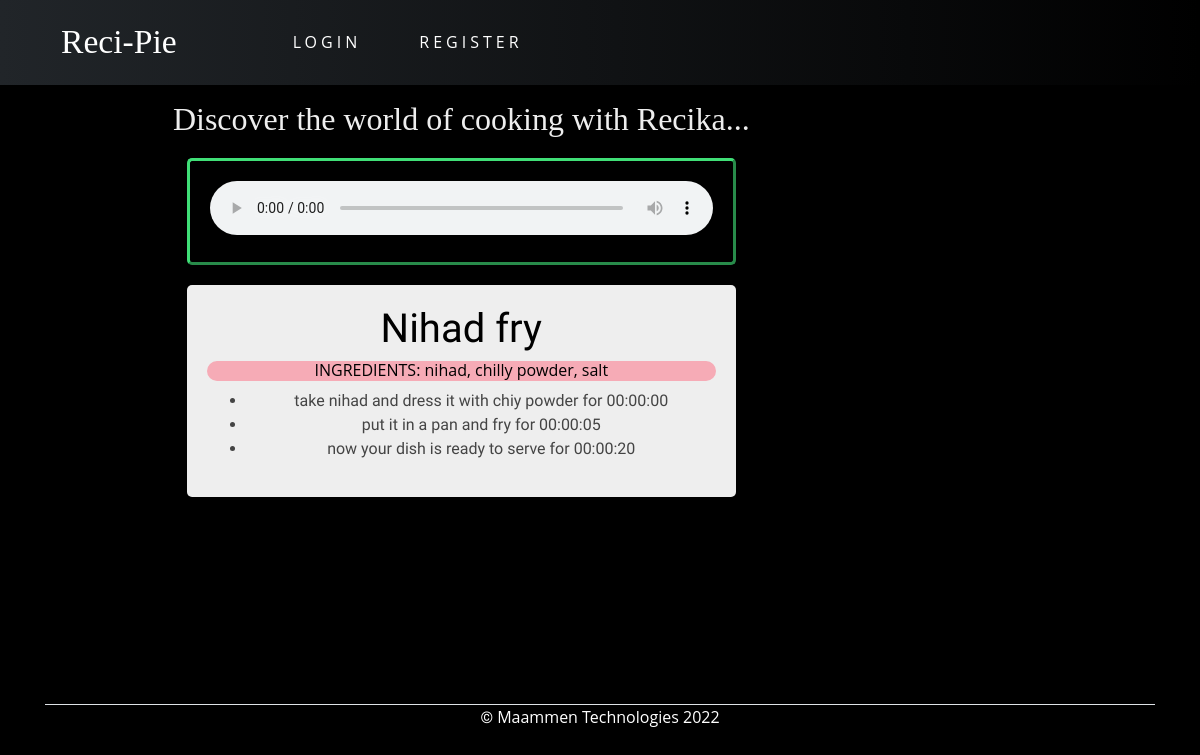
The page /play/213/ on the database its author committed.
### blog/models.py (models this page shows)
class Recipe(models.Model):
    name = models.CharField(max_length=200)
    date_posted = models.DateTimeField(default=timezone.now)
    author = models.ForeignKey(User, on_delete=models.CASCADE)
    ingredients = models.CharField(max_length=200)

class RecipeInstruction(models.Model):
    r_id = models.ForeignKey(Recipe,on_delete=models.CASCADE)
    time_stamp = models.CharField(max_length=8)
    seq_no = models.IntegerField()
    instruction = models.CharField(max_length=200)
    class Meta:
        constraints = [
            models.UniqueConstraint(
                fields=['r_id', 'seq_no'], name='r_seq'
            )
        ]

### blog/views.py (the view)
# urls.py: path('play/<int:r_id>/',view=views.play,name="playss"),
def play(request,r_id):
    recipe = Recipe.objects.get(id=r_id)
    v_data = RecipeInstruction.objects.filter(r_id=r_id)
    v_data = list(v_data)
    v_data.sort(key=lambda x: x.seq_no)
    filename=converter(v_data)
    context={"filepath":"/media/"+filename,"instructions":v_data, "recipe":recipe}
    return render(request,"blog/play.html",context)

### services/google.py (called while the page is built)
def converter(v_data,language = 'en'):
    for i in v_data:
        instruction=i.instruction
        myobj = gTTS(text=instruction, lang=language, slow=False)
        name=str(i.r_id_id)+str(i.seq_no)
        myobj.save("media/"+name+".mp3")
    second_of_silence = AudioSegment.silent(duration=1000)
    recipe_voice = AudioSegment.from_mp3("media/"+str(v_data[0].r_id_id)+"1.mp3")
    first_instruction = v_data[0]
    v_data=v_data[1:]
    for i in v_data:
        voice = AudioSegment.from_mp3("media/"+str(i.r_id_id)+str(i.seq_no)+".mp3")
        hours,min,sec = [int( x ) for x in i.time_stamp.split(":")]
        milisec=(hours*3600+min*60+sec)*1000
        silence = AudioSegment.silent(duration=milisec)
        recipe_voice += silence+voice
    recipe_voice.export("media/recpie"+str(first_instruction.r_id_id)+".mp3")
    return "recpie"+str(first_instruction.r_id_id)+".mp3"

### blog/templates/blog/play.html (shortened to what this page needs)
{% extends 'blog/base.html' %}
{% load crispy_forms_tags %}
{% block content %}
<div class="main">
    <h2>Discover the world of cooking with Recika...</h2>
    <div class="container-audio" style="background-color: black; border-color: rgb(64, 223, 119); border-radius: 5px; border-style: outset;">
        <audio controls style="background-color: black;">
            <source src={{ filepath }} type="audio/mp3">
        </audio>
    </div>
    <div class="container-audio">
        <h1 style="color: #000000;">{{recipe.name}}</h1>
        <div class="ingre">
            <h6 style="color: hsl(0, 0%, 0%);">INGREDIENTS: {{recipe.ingredients}}</h6>
        </div>
        <ul>
            {% for i in instructions %}
                <li>
                    {{i.instruction}}
                </li>
            {% endfor  %}
        </ul>
    </div>
    <div class="container-audio" style="background-color: #000000;">
        <div class="colum1">
            <div class="row"></div>
        </div>
        <div class="colum1">
            <div class="row"></div>
        </div>
        <div class="colum1">
            <div class="row"></div>
        </div>
        <div class="colum1">
            <div class="row"></div>
        </div>
        <div class="colum1">
            <div class="row"></div>
        </div>
        <div class="colum1">
            <div class="row"></div>
        </div>
        <div class="colum1">
            <div class="row"></div>
        </div>
        <div class="colum1">
            <div class="row"></div>
        </div>
        <div class="colum1">
            <div class="row"></div>
        </div>
        <div class="colum1">
            <div class="row"></div>
        </div>
        <div class="colum1">
            <div class="row"></div>
        </div>
        <div class="colum1">
            <div class="row"></div>
        </div>
        <div class="colum1">
            <div class="row"></div>
        </div>
    </div>
</div>
{% endblock content %}

### blog/static/blog/main.css (style rules this page uses)
.h1, h2, h3, h4, h5, h6, p { color: #212529; font-family: 'Open Sans', sans-serif; }

### blog/templates/blog/play.html (style rules this page uses)
* { font-family: 'Allerta', arial, Tahoma; box-sizing: border-box; }
body { background: black; position: center; text-align:center; color:#fff; }
h2 { color: #eee; font-family: cursive; }
.container-audio { width: 66%; height: auto; padding: 20px; border-radius: 5px; background-color: #eee; color: #444; margin: 20px auto; overflow: hidden; }
audio { width:100%; }
.container-audio .colum1 { width: 23px; height: 5em; border-radius: 5px; margin: 0 10px 0 0; display: inline-block; position: relative; }
.container-audio .colum1:last-child { margin: 0; }
.container-audio .colum1 .row { width: 100%; height: 100%; border-radius: 5px; background: linear-gradient(to up, #7700aa, #8800ff); position: absolute; -webkit-animation: Rofa 10s infinite ease-in-out; animation: Rofa 10s infinite ease-in-out; bottom: 0; }
.container-audio .colum1:nth-of-type(1) .row { -webkit-animation-delay: 3.99s; animation-delay: 3.99s; }
.container-audio .colum1:nth-of-type(2) .row { -webkit-animation-delay: 3.80s; animation-delay: 3.80s; }
.container-audio .colum1:nth-of-type(3) .row { -webkit-animation-delay: 3.70s; animation-delay: 3.70s; }
.container-audio .colum1:nth-of-type(4) .row { -webkit-animation-delay: 3.60s; animation-delay: 3.60s; }
.container-audio .colum1:nth-of-type(5) .row { -webkit-animation-delay: 3.50s; animation-delay: 3.50s; }
.container-audio .colum1:nth-of-type(6) .row { -webkit-animation-delay: 3.40s; animation-delay: 3.40s; }
.container-audio .colum1:nth-of-type(7) .row { -webkit-animation-delay: 3.30s; animation-delay: 3.30s; }
.container-audio .colum1:nth-of-type(8) .row { -webkit-animation-delay: 3.20s; animation-delay: 3.20s; }
.container-audio .colum1:nth-of-type(9) .row { -webkit-animation-delay: 3.10s; animation-delay: 3.10s; }
.container-audio .colum1:nth-of-type(10) .row { -webkit-animation-delay: 2.1s; animation-delay: 2.1s; }
.container-audio .colum1:nth-of-type(11) .row { -webkit-animation-delay: 2.1s; animation-delay: 2.1s; }
.container-audio .colum1:nth-of-type(12) .row { -webkit-animation-delay: 2.10s; animation-delay: 2.10s; }
.container-audio .colum1:nth-of-type(13) .row { -webkit-animation-delay: 2.20s; animation-delay: 2.20s; }
.ingre { background-color: #f6abb6; color: #ffffff; border-radius: 20px; width: 100%; }

### rows shown on the page
Recipe: name "Nihad fry", ingredients "nihad, chilly powder, salt"
RecipeInstruction: instruction "take nihad and dress it with chiy powder for 00:00:00"
RecipeInstruction: instruction "put it in a pan and fry for 00:00:05"
RecipeInstruction: instruction "now your dish is ready to serve for 00:00:20"
